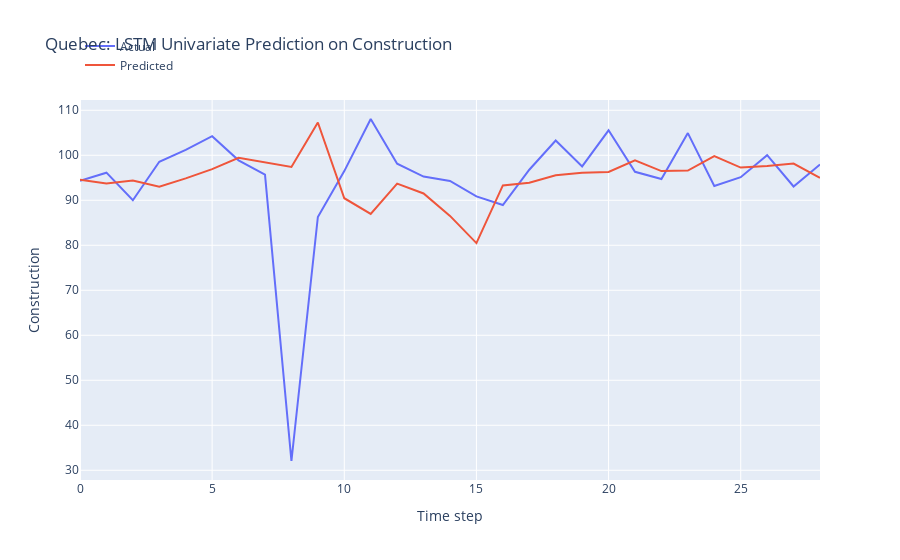

Notebook source saved alongside this figure:
### Markdown cell above
LSTM Model Development

### Code cell
n_features = 1
X_train = X_train.reshape(X_train.shape[0], X_train.shape[1], n_features)

# define model
model = Sequential()
model.add(LSTM(50, activation='relu', input_shape=(n_steps, n_features)))
model.add(Dense(1))

# model = Sequential()
# model.add(LSTM(100, activation='relu', input_shape=(n_steps, n_features), kernel_regularizer=L2(0.001), return_sequences=True))
# model.add(LSTM(50, activation='relu', kernel_regularizer=L2(0.01)))
# model.add(Dense(1))

def r_squared(y_true, y_pred):
    SS_res =  K.sum(K.square(y_true - y_pred)) 
    SS_tot = K.sum(K.square(y_true - K.mean(y_true))) 
    return ( 1 - SS_res/(SS_tot + K.epsilon()) )

# Compile the model
model.compile(optimizer='adam', 
              loss='mse',
              metrics=[r_squared])

early_stopping = EarlyStopping(monitor='loss', patience=5, restore_best_weights=True)

# fit model
history = model.fit(X_train, y_train, 
          epochs = 20,
          batch_size = 32,
          verbose = 0,
          callbacks=[early_stopping])

# Obtain the MSE and R-squared from the last epoch
last_epoch_mse = history.history['loss'][-1]
last_epoch_r_squared = history.history['r_squared'][-1]

# Print the MSE and R-squared
print("Mean Squared Error (MSE) from the last epoch:", last_epoch_mse)
print("R-squared from the last epoch:", last_epoch_r_squared)

# plot loss and r2 score
plt.figure(figsize=(10, 6))

# Plot train loss
plt.plot(history.history['loss'], label='Train Loss')

# Plot train R-squared score
plt.plot(history.history['r_squared'], label='Train R2')

plt.title('Model Training Loss and R-squared Score')
plt.xlabel('Epochs')
plt.ylabel('Value')
plt.legend()
plt.grid(True)
plt.show()

# Evaluate the model
loss = model.evaluate(X_test, y_test)
print("MSE and R_squared:", loss)

# make prediction on test data
X_test = X_test.reshape(X_test.shape[0], X_test.shape[1], n_features)
y_pred = model.predict(X_test)

# Print the first 5 predictions and actual values
print("Predictions:")
flattened_predictions = [pred[0] for pred in y_pred[:10]]
print(flattened_predictions)
# print(y_pred[:10].tolist())
print("Actual values:")
rounded_actual_values = [round(value, len(str(prediction).split('.')[1])) for value, prediction in zip(y_test[:10], flattened_predictions)]
print(rounded_actual_values)

# plot the actual and predicted values for test data
trace1 = go.Scatter(x=np.arange(len(y_test)), y=y_test.flatten(), mode='lines', name='Actual')
trace2 = go.Scatter(x=np.arange(len(y_pred)), y=y_pred.flatten(), mode='lines', name='Predicted')

# Create layout
layout = go.Layout(
    title='Quebec: LSTM Univariate Prediction on Construction',
    xaxis=dict(title='Time step'),
    yaxis=dict(title='Construction'),
    legend=dict(x=0, y=1.18)
)

# Create figure
fig = go.Figure(data=[trace1, trace2], layout=layout)

# Show plot
fig.show()

### Figure 1 — Plotly figure (JSON) as saved in the notebook; plotly's stock layout.template omitted (floating-point values rounded to 4 significant figures)
{"data": [{"mode": "lines", "name": "Actual", "type": "scatter", "x": [0, 1, 2, 3, 4, 5, 6, 7, 8, 9, 10, 11, 12, 13, 14, 15, 16, 17, 18, 19, 20, 21, 22, 23, 24, 25, 26, 27, 28], "y": [94.34, 96.13, 90.01, 98.55, 101.2, 104.2, 98.87, 95.72, 32.06, 86.28, 96.48, 108.1, 98.14, 95.27, 94.3, 90.85, 88.95, 96.79, 103.3, 97.51, 105.5, 96.32, 94.71, 104.9, 93.16, 95.12, 100.0, 93.06, 97.94]}, {"mode": "lines", "name": "Predicted", "type": "scatter", "x": [0, 1, 2, 3, 4, 5, 6, 7, 8, 9, 10, 11, 12, 13, 14, 15, 16, 17, 18, 19, 20, 21, 22, 23, 24, 25, 26, 27, 28], "y": [94.55, 93.76, 94.37, 93.01, 94.87, 96.92, 99.43, 98.37, 97.4, 107.3, 90.46, 86.98, 93.69, 91.51, 86.53, 80.49, 93.3, 93.91, 95.55, 96.12, 96.28, 98.87, 96.48, 96.6, 99.82, 97.27, 97.59, 98.15, 94.98]}], "layout": {"legend": {"x": 0, "y": 1.18}, "title": {"text": "Quebec: LSTM Univariate Prediction on Construction"}, "xaxis": {"title": {"text": "Time step"}}, "yaxis": {"title": {"text": "Construction"}}}}
